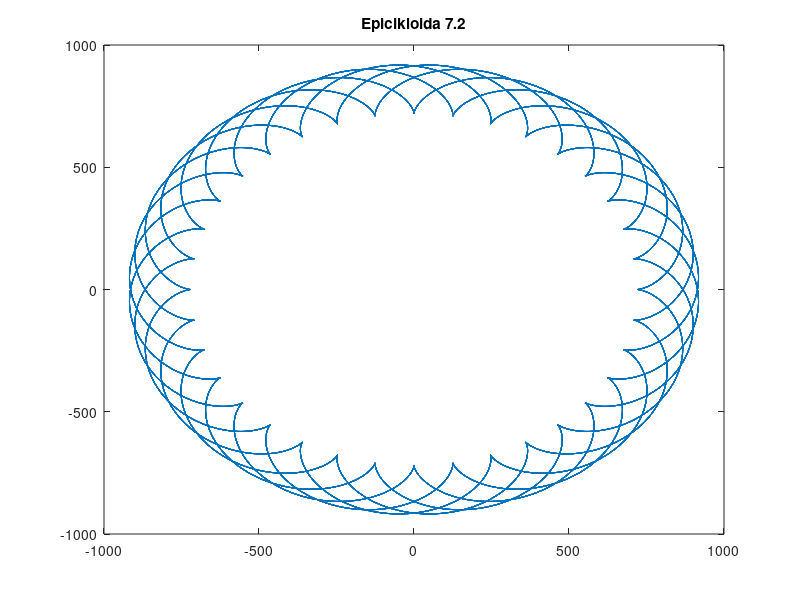

Write MATLAB code to recreate this figure.
%% Epicikloida 7.2

%% Inicijalizacija

close all
clear all
clc

%%

alfa = 0:0.01:100*pi;
a = 100;
k = 7.2;
x = a*(k+1)*cos(alfa)-a*cos((k+1)*alfa);
y = a*(k+1)*sin(alfa)-a*sin((k+1)*alfa);

figure
plot(x,y)
title('Epicikloida 7.2')